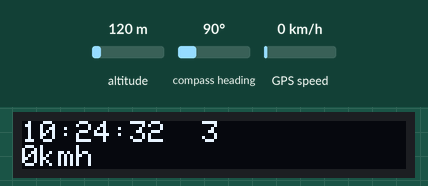
Recording of a sketch running on a simulated Arduino Uno, built with avr-gcc and run on an emulated ATmega328P. Shown: 128×16 one-colour display. Inputs (shaded band) come from the test bench; at power-on: GPS speed 0 km/h, altitude 120 m, compass heading 90°. Storage starts empty; the GPS gets a fix after 3 s at 37.7749, -122.4194 with 8 satellites.

Above: at 3.2 s.
3.3 s: GPS speed set to 2 km/h
At 4.8 s:
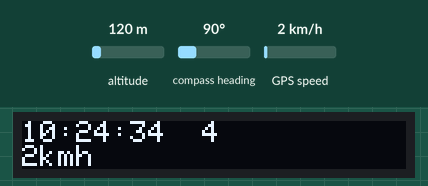
5.8 s: GPS speed set to 30 km/h
At 6.8 s:
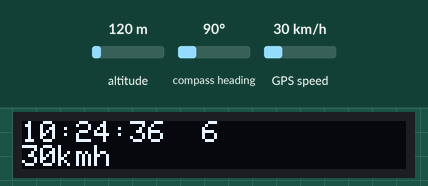
8.5 s: GPS speed set to 60 km/h
At 9.8 s:
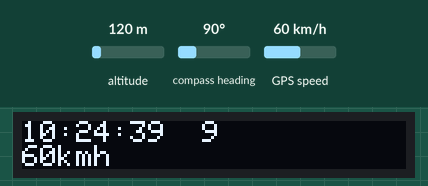
Timing chart, 0 to 11.5 s (numbered marks = the images above; inputs shaded):
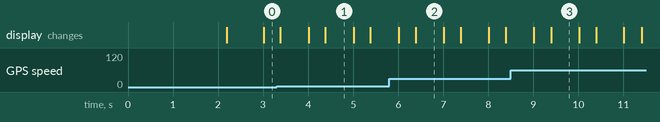

Measured:
- what the display in image 1 shows lasts 0.6 s, from 4.4 s to 5.0 s

The sketch:

gps_logger_sd_card.ino
```cpp
#include <Wire.h>
#include <Adafruit_SSD1306.h>
#include <SPI.h>
#include <SD.h>
#include <TinyGPSPlus.h>

Adafruit_SSD1306 oled(128, 16, &Wire, -1);
TinyGPSPlus gps;

byte hour = 0;
byte minute = 0;
byte second = 0;
byte speed = 0;
float lat = 0.0;
float lng = 0.0;
unsigned long prevTime = 0;
String fileName;
File disk;

void setup() {
	SD.begin(10);
	Serial.begin(9600);
	oled.begin(SSD1306_SWITCHCAPVCC, 0x3c);
	oled.setTextColor(SSD1306_WHITE);
	oled.setTextSize(1);
	oled.clearDisplay();
	oled.setCursor(0, 0);
  oled.println("Allah u Akbar");
  oled.display();
  delay(2000);
}

void loop() {
	while (Serial.available()) {
    gps.encode(Serial.read());

    if (gps.time.isValid()) {
      hour = gps.time.hour();
      minute = gps.time.minute();
      second = gps.time.second();
    }

    if (gps.location.isValid()) {
	    lat = gps.location.lat();
	    lng = gps.location.lng();
    }

    if (gps.speed.isValid()) {
      speed = gps.speed.kmph();
    }
  }

	if (millis() - prevTime >= 1000 && lat != 0.0 && lng != 0.0) {

		disk = SD.open("gps_data.csv", FILE_WRITE);
		disk.print(lat);
		disk.print(", ");
		disk.println(lng);
		disk.close();

    prevTime = millis();
  }

	oled.clearDisplay();
	oled.setCursor(0, 0);

	if (hour < 10) oled.print('0');
  oled.print(hour);
  oled.print(':');

  if (minute < 10) oled.print('0');
  oled.print(minute);
  oled.print(':');

  if (second < 10) oled.print('0');
  oled.print(second);

  oled.print("  ");
  oled.println(millis() / 1000);

  oled.print(speed);
  oled.println("kmh");

  oled.display();
}
```
